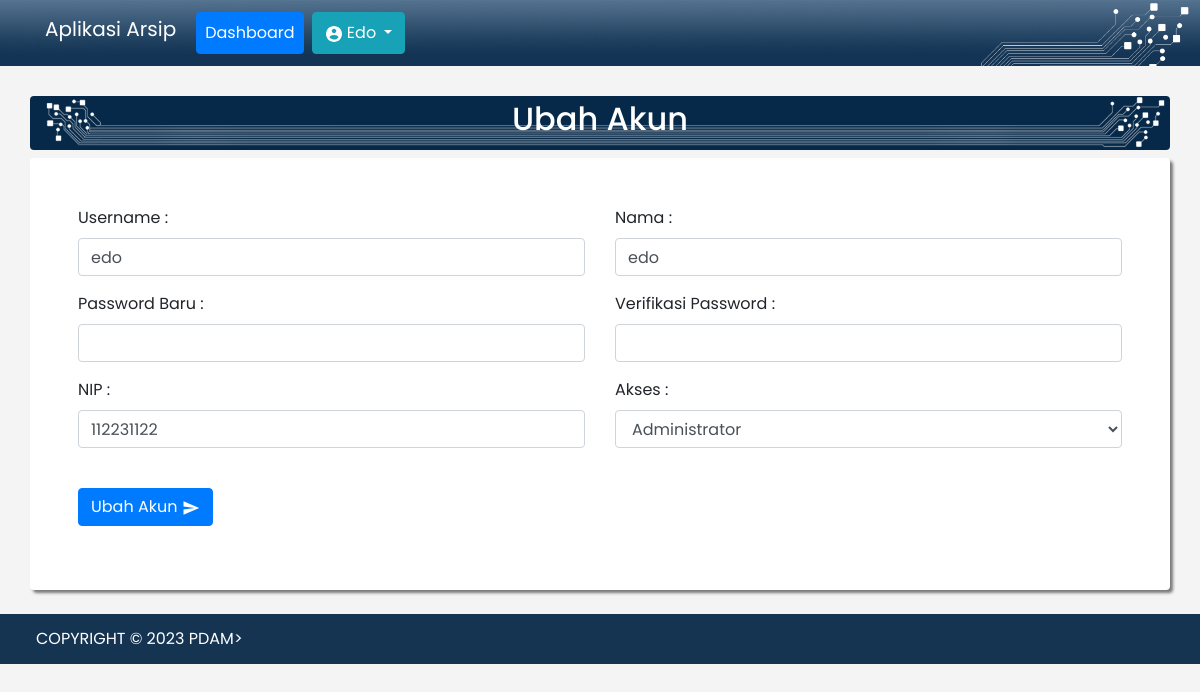
/ubah_akun.php?id=2 (signed in), run on the app's committed database.
### tables this page shows
CREATE TABLE `user` (
  `id_user` int(11) NOT NULL,
  `username` varchar(20) NOT NULL,
  `password` varchar(350) NOT NULL,
  `nama` varchar(50) NOT NULL,
  `nip` varchar(20) NOT NULL,
  `akses` enum('administrator','pegawai') NOT NULL
);

### functions.php (called while the page is built, shortened)
<?php
$koneksi = mysqli_connect("localhost", "root", "", "arsip");
function query($query)
{
	global $koneksi;
	$result = mysqli_query($koneksi, $query);
	$rows = [];
	while ($row = mysqli_fetch_assoc($result)) {
		$rows[] = $row;
	}
	return $rows;
}

### ubah_akun.php (the view, shortened to what this page needs)
<?php
require 'functions.php';
$id = $_GET['id'];
$isi = query("SELECT * FROM user WHERE id_user = $id")[0];
?>
<!doctype html>
<html lang="en">
<head>
	<link rel="stylesheet" href="vendor/bootstrap.min.css">
	<link rel="stylesheet" href="vendor/style.css">
</head>
<body class="bg">
	<?php include 'include/navbar.php'; ?>
	<div class="container">
		<div class="row mb-2">
			<div class="col text-white p-1 rounded bg-supergraphicss text-center">
				<h2>Ubah Akun</h2>
			</div>
		</div>
		<div class="row">
			<div class="col bg-white rounded p-5 shadow-box">
				<form action="" method="POST">
					<div class="row">
						<div class="col-md-6">
							<div class="form-group">
								<label for="username">Username : </label>
								<input type="text" name="username" class="form-control" required value="<?= $isi['username']; ?>">
							</div>
						</div>
						<div class="col-md-6">
							<div class="form-group">
								<label for="nama">Nama : </label>
								<input type="text" name="nama" class="form-control" required value="<?= $isi['nama']; ?>">
							</div>
						</div>
					</div>
					<div class="row">
						<div class="col-md-6">
							<div class="form-group">
								<label for="password">Password Baru : </label>
								<input type="password" name="password" class="form-control" required>
							</div>
						</div>
						<div class="col-md-6">
							<div class="form-group">
								<label for="password2">Verifikasi Password : </label>
								<input type="password" name="password2" class="form-control" required>
							</div>
						</div>
					</div>
					<div class="row">
						<div class="col-md-6">
							<div class="form-group">
								<label for="nip">NIP : </label>
								<input type="number" name="nip" class="form-control" required value="<?= $isi['nip']; ?>">
							</div>
						</div>
						<div class="col-md-6">
							<div class="form-group">
								<label for="akses">Akses : </label>
								<select name="akses" id="akses" class="form-control">
									<option value="administrator">Administrator</option>
								</select>
							</div>
						</div>
					</div>
					<div class="form-group">
						<button type="submit" class="btn btn-primary mt-4" name="submit">Ubah Akun
							<img src="img/baseline_send_white_18dp.png"></button>
					</div>
				</form>
			</div>
		</div>
	</div>
	<div class="footer">
	<p>COPYRIGHT &copy; <?= date('Y'); ?> PDAM></a></a></p>
	</div>

### data on the page
user: username "edo", nama "edo", nip "112231122"

### other printed values
$_SESSION["nama"] "Edo"
